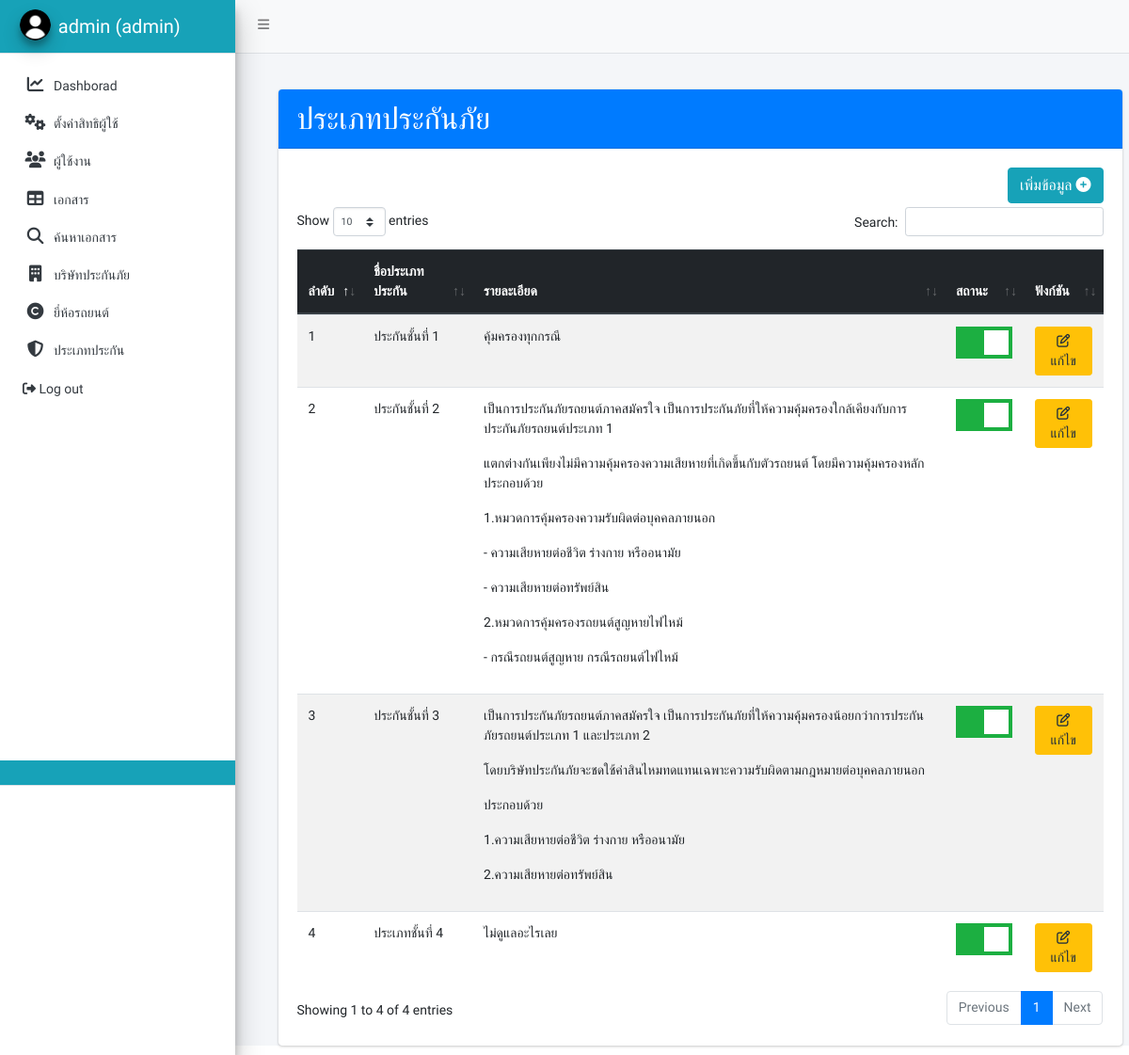
The app's page /page_type.php (signed in) with its own data.
### tables this page shows
CREATE TABLE `user_role` (
  `id` int(11) NOT NULL,
  `page` varchar(200) NOT NULL,
  `role` varchar(255) NOT NULL,
  `link` varchar(255) NOT NULL,
  `icon` varchar(255) NOT NULL
);

CREATE TABLE `type` (
  `Type_ID` int(10) NOT NULL,
  `Type_Name` varchar(255) NOT NULL,
  `Type_detail` text NOT NULL,
  `Type_Status` enum('on','off') NOT NULL
);

### page_type.php (the view, shortened to what this page needs)
<!DOCTYPE html>
<html lang="en">
<head>
  <link rel="stylesheet" href="plugins/fontawesome-free/css/all.min.css">
  <link rel="stylesheet" href="dist/css/adminlte.min.css">
  <link rel="stylesheet" href="plugins/datatables-bs4/css/dataTables.bootstrap4.min.css">
  <link rel="stylesheet" href="plugins/datatables-responsive/css/responsive.bootstrap4.min.css">
  <link rel="stylesheet" href="dist/css/myCSS.css" type="text/css">
</head>
<?php
include "menu.php";
?>
<div class="content-wrapper">
  <div style="margin-left:4%; padding-top :4%;">
    <div class="container my-6">
      <div class="card">
        <h2 class="card-header bg-primary">ประเภทประกันภัย</h2>
        <div class="card-body ">
          <a href="page_insert.php?Type=1" title='Insert Data'>
            <button type=button class="btn btn-info float-lg-right">เพิ่มข้อมูล <i class="fas fa-plus-circle"></i></button><br><br>
          </a>
          <?php
          include_once 'connect.php';
          $sql = "SELECT * FROM type";
          $result = mysqli_query($con, $sql);
          ?> <?php
          if (mysqli_num_rows($result) > 0) {
          ?> <table id="example1" class="table table-striped">
              <thead class="thead-dark">
                <tr>
                  <th>ลำดับ</th>
                  <th>ชื่อประเภทประกัน</th>
                  <th>รายละเอียด</th>
                  <th>สถานะ</th>
                  <th>ฟังก์ชัน</th>
                </tr>
              </thead>
              <tbody>
                <?php
                while ($row = mysqli_fetch_array($result)) {
                ?>
                  <tr>
                    <td><?php echo $row["Type_ID"]; ?></td>
                    <td><?php echo $row["Type_Name"]; ?></td>
                    <td><?php echo $row["Type_detail"]; ?></td>
                    <td> <?php if ($row["Type_Status"] == 'on') {
                            $text = "checked";
                          } else {
                            $text = "";
                          }
                          ?>
                      <label class="switch">
                        <span class="slider"></span>
                      </label>
                    </td>
                    <td>
                      <a href="page_update.php?Type_ID=<?php echo $row["Type_ID"]; ?>" title='แก้ไขข้อมูล'>
                        <button type=button class="btn btn-warning btn-sm"><i class="far fa-edit"></i>
                          แก้ไข</button></a>
                    </td>
                  </tr>
                <?php
                }
                ?>
              </tbody>
            </table>
          <?php
          } else {
            echo "No result found";
          }
          ?>
        </div>
      </div>
    </div>
    </body>
</html>
</html>

### menu.php (shortened to what this page needs)
<?php
include_once 'connect.php';
$sqlp = "SELECT * FROM user_role  ";
$resultp = mysqli_query($con, $sqlp);
?>
<body class="hold-transition sidebar-mini layout-fixed ">
  <div class="wrapper">
    <nav class="main-header navbar navbar-expand navbar-light navbar-light ">
      <ul class="navbar-nav">
        <li class="nav-item">
          <a class="nav-link" data-widget="pushmenu" href="#" role="button"><i class="fas fa-bars"></i></a>
      </ul>
    </nav>
    <aside class="main-sidebar sidebar-light-primary elevation-4">
      <h5 class="brand-link bg-info">
        <img src="myImg/etc/user_ic.png" alt="AdminLTE Logo" class="brand-image img-circle elevation-3">
        <?php echo ($_SESSION["name"]); ?> (<?php echo ($_SESSION["type"]); ?>)
      </h5>
      <div class="sidebar">
        <nav class="mt-2">
          <ul class="nav nav-pills nav-sidebar flex-column" data-widget="treeview" role="menu" data-accordion="false">
            <?php
            while ($rowp = mysqli_fetch_assoc($resultp)) {
              $idp = $rowp['id'];
              if ($_SESSION['type'] == 'admin') {
                $role = explode(",", $rowp['role']);
                $result_array = array_search("admin$idp", $role);
                if ($result_array !== false) {
                  echo " <li class='nav-item'><a href='$rowp[link]' class='nav-link '>
                <i class='$rowp[icon]'></i>
                <p>
                $rowp[page]
                </p>
                </a>
              </li> ";
                }
              }
            }
            ?>
            <li class="nav-item ">
              <a href="logout.php" class="nav-link">
                <i class="fas fa-sign-out-alt"></i>
                <p>
                  Log out
                </p>
              </a>
            </li>
          </ul>
        </nav>
      </div>
      <h5 class="brand-link bg-info">
      </h5>
    </aside>
  </div>

### menu.php (style rules this page uses)
body { font-family: 'Prompt', sans-serif; font-size: 14px; }

### records on screen
user_role: page "Dashborad"
user_role: page "ตั้งค่าสิทธิผู้ใช้"
user_role: page "ผู้ใช้งาน"
user_role: page "เอกสาร"
user_role: page "ค้นหาเอกสาร"
user_role: page "บริษัทประกันภัย"
user_role: page "ยี่ห้อรถยนต์"
user_role: page "ประเภทประกัน"
type: Type_ID "1", Type_Name "ประกันชั้นที่ 1", Type_detail "คุ้มครองทุกกรณี"
type: Type_ID "2", Type_Name "ประกันชั้นที่ 2", Type_detail "เป็นการประกันภัยรถยนต์ภาคสมัครใจ เป็นการประกันภัยที่ให้ความคุ้มครองใกล้เคียงกับการประกันภัยรถยนต์ประเภท 1 แตกต่างกันเพียงไม่มีความคุ้มครองความเสียหายที่เกิดขึ้นกับตัวรถยนต์ โดยมีความคุ้มครองหลัก ประกอบด้วย 1.หมวดการคุ้มครองความรับผิดต่อบุคคลภายนอก - ความเสียหายต่อชีวิต ร่างกาย หรืออนามัย - ความเสียหายต่อทรัพย์สิน 2.หมวดการคุ้มครองรถยนต์สูญหายไฟไหม้ - กรณีรถยนต์สูญหาย กรณีรถยนต์ไฟไหม้"
type: Type_ID "3", Type_Name "ประกันชั้นที่ 3", Type_detail "เป็นการประกันภัยรถยนต์ภาคสมัครใจ เป็นการประกันภัยที่ให้ความคุ้มครองน้อยกว่าการประกันภัยรถยนต์ประเภท 1 และประเภท 2 โดยบริษัทประกันภัยจะชดใช้ค่าสินไหมทดแทนเฉพาะความรับผิดตามกฎหมายต่อบุคคลภายนอก ประกอบด้วย 1.ความเสียหายต่อชีวิต ร่างกาย หรืออนามัย 2.ความเสียหายต่อทรัพย์สิน"
type: Type_ID "4", Type_Name "ประเภทชั้นที่ 4", Type_detail "ไม่ดูแลอะไรเลย"

### other values on screen
$_SESSION["name"] "admin"
$_SESSION["type"] "admin"
